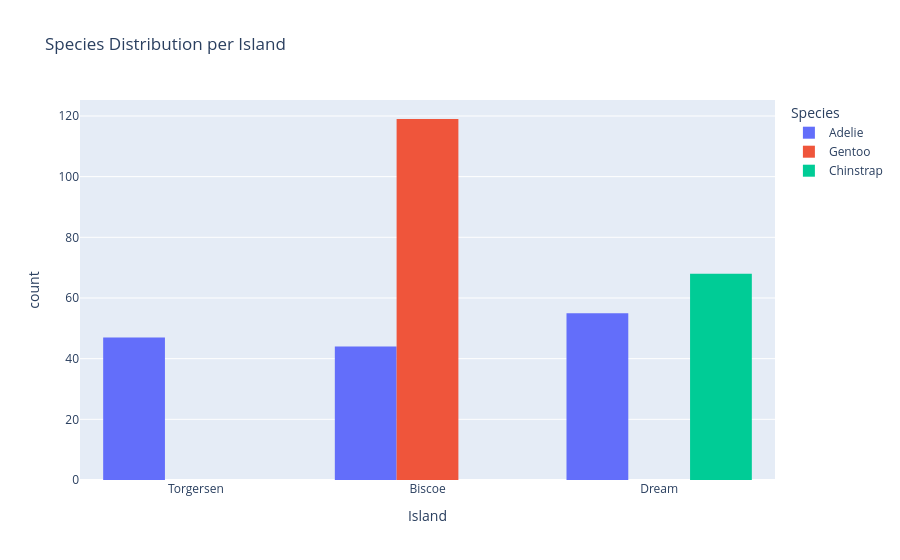

The notebook cell saved with this chart:
### Code cell
fig = px.histogram(df, x="Island", color="Species", barmode="group", title="Species Distribution per Island")
fig.show()

### Figure 1 — Plotly figure (JSON) as saved in the notebook; plotly's stock layout.template omitted (floating-point values rounded to 4 significant figures; data arrays with more than 128 entries replaced by an {"elided": "..."} marker saying what was removed)
{"data": [{"alignmentgroup": "True", "bingroup": "x", "hovertemplate": "Species=Adelie<br>Island=%{x}<br>count=%{y}<extra></extra>", "legendgroup": "Adelie", "marker": {"color": "#636efa", "pattern": {"shape": ""}}, "name": "Adelie", "offsetgroup": "Adelie", "orientation": "v", "showlegend": true, "type": "histogram", "x": {"elided": "146 str values"}, "xaxis": "x", "yaxis": "y"}, {"alignmentgroup": "True", "bingroup": "x", "hovertemplate": "Species=Gentoo<br>Island=%{x}<br>count=%{y}<extra></extra>", "legendgroup": "Gentoo", "marker": {"color": "#EF553B", "pattern": {"shape": ""}}, "name": "Gentoo", "offsetgroup": "Gentoo", "orientation": "v", "showlegend": true, "type": "histogram", "x": ["Biscoe", "Biscoe", "Biscoe", "Biscoe", "Biscoe", "Biscoe", "Biscoe", "Biscoe", "Biscoe", "Biscoe", "Biscoe", "Biscoe", "Biscoe", "Biscoe", "Biscoe", "Biscoe", "Biscoe", "Biscoe", "Biscoe", "Biscoe", "Biscoe", "Biscoe", "Biscoe", "Biscoe", "Biscoe", "Biscoe", "Biscoe", "Biscoe", "Biscoe", "Biscoe", "Biscoe", "Biscoe", "Biscoe", "Biscoe", "Biscoe", "Biscoe", "Biscoe", "Biscoe", "Biscoe", "Biscoe", "Biscoe", "Biscoe", "Biscoe", "Biscoe", "Biscoe", "Biscoe", "Biscoe", "Biscoe", "Biscoe", "Biscoe", "Biscoe", "Biscoe", "Biscoe", "Biscoe", "Biscoe", "Biscoe", "Biscoe", "Biscoe", "Biscoe", "Biscoe", "Biscoe", "Biscoe", "Biscoe", "Biscoe", "Biscoe", "Biscoe", "Biscoe", "Biscoe", "Biscoe", "Biscoe", "Biscoe", "Biscoe", "Biscoe", "Biscoe", "Biscoe", "Biscoe", "Biscoe", "Biscoe", "Biscoe", "Biscoe", "Biscoe", "Biscoe", "Biscoe", "Biscoe", "Biscoe", "Biscoe", "Biscoe", "Biscoe", "Biscoe", "Biscoe", "Biscoe", "Biscoe", "Biscoe", "Biscoe", "Biscoe", "Biscoe", "Biscoe", "Biscoe", "Biscoe", "Biscoe", "Biscoe", "Biscoe", "Biscoe", "Biscoe", "Biscoe", "Biscoe", "Biscoe", "Biscoe", "Biscoe", "Biscoe", "Biscoe", "Biscoe", "Biscoe", "Biscoe", "Biscoe", "Biscoe", "Biscoe", "Biscoe", "Biscoe"], "xaxis": "x", "yaxis": "y"}, {"alignmentgroup": "True", "bingroup": "x", "hovertemplate": "Species=Chinstrap<br>Island=%{x}<br>count=%{y}<extra></extra>", "legendgroup": "Chinstrap", "marker": {"color": "#00cc96", "pattern": {"shape": ""}}, "name": "Chinstrap", "offsetgroup": "Chinstrap", "orientation": "v", "showlegend": true, "type": "histogram", "x": ["Dream", "Dream", "Dream", "Dream", "Dream", "Dream", "Dream", "Dream", "Dream", "Dream", "Dream", "Dream", "Dream", "Dream", "Dream", "Dream", "Dream", "Dream", "Dream", "Dream", "Dream", "Dream", "Dream", "Dream", "Dream", "Dream", "Dream", "Dream", "Dream", "Dream", "Dream", "Dream", "Dream", "Dream", "Dream", "Dream", "Dream", "Dream", "Dream", "Dream", "Dream", "Dream", "Dream", "Dream", "Dream", "Dream", "Dream", "Dream", "Dream", "Dream", "Dream", "Dream", "Dream", "Dream", "Dream", "Dream", "Dream", "Dream", "Dream", "Dream", "Dream", "Dream", "Dream", "Dream", "Dream", "Dream", "Dream", "Dream"], "xaxis": "x", "yaxis": "y"}], "layout": {"barmode": "group", "legend": {"title": {"text": "Species"}, "tracegroupgap": 0}, "title": {"text": "Species Distribution per Island"}, "xaxis": {"anchor": "y", "domain": [0, 1], "title": {"text": "Island"}}, "yaxis": {"anchor": "x", "domain": [0, 1], "title": {"text": "count"}}}}
